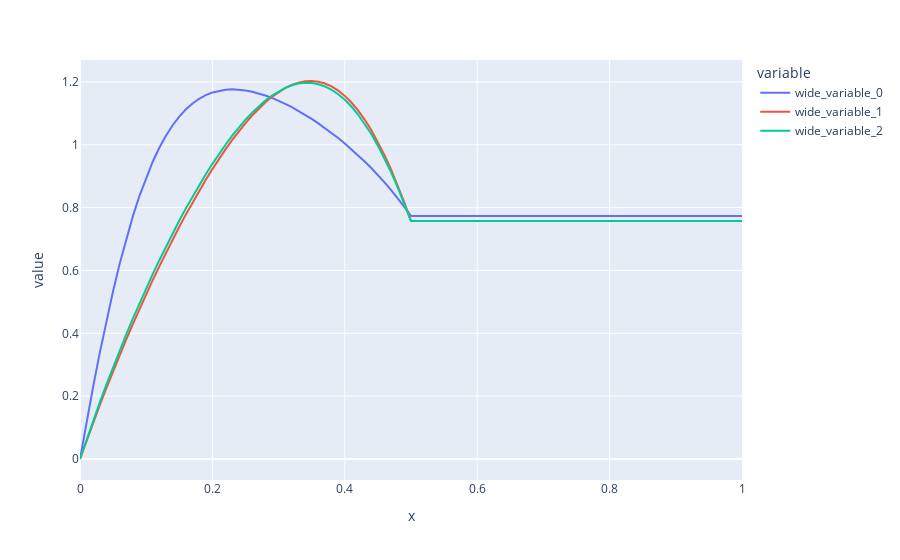

Notebook cell for this chart:
### Markdown cell above
Trabajo promedio

### Code cell
px.line(x=times1, y=[np.average(work1, axis=0), np.average(work2, axis=0), np.average(work3, axis=0)])
